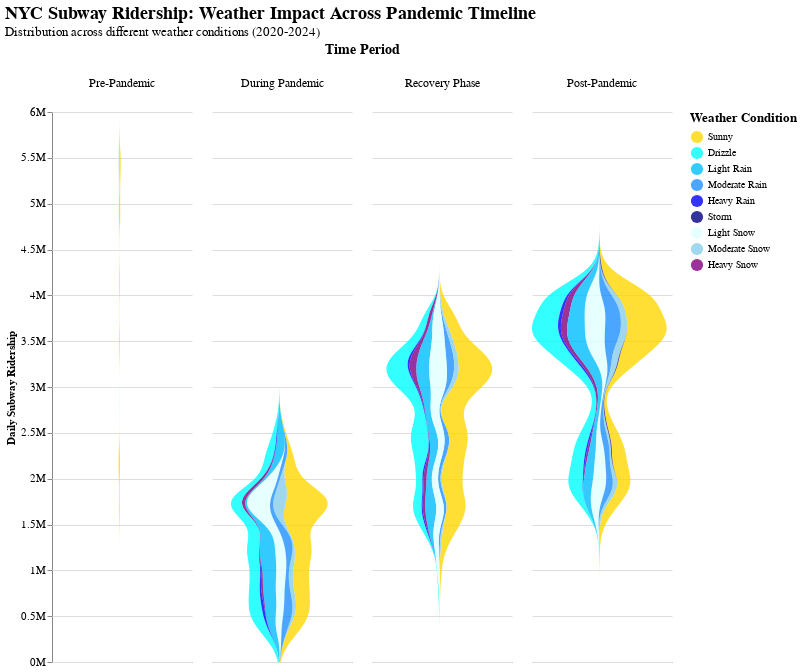

The cell this chart's notebook holds for it:
### Code cell
import altair as alt
import pandas as pd

alt.data_transformers.enable("vegafusion")

# Four Periods
def categorize_period(date):
    if date < pd.Timestamp('2020-03-15'):
        return 'Pre-Pandemic'
    elif date < pd.Timestamp('2021-07-01'):
        return 'During Pandemic'
    elif date < pd.Timestamp('2023-01-01'):
        return 'Recovery Phase'
    else:
        return 'Post-Pandemic'

df['period'] = df['date'].apply(categorize_period)

# Weather
def categorize_weather(row):
    precip = row['precipitation_sum']
    temp = row['temperature_2m_mean']

    if pd.isna(precip):
        return None
    if precip == 0:
        return 'Sunny'
    if temp < 0 and precip > 0:
        if precip < 5:
            return 'Light Snow'
        elif precip < 15:
            return 'Moderate Snow'
        else:
            return 'Heavy Snow'
    else:
        if precip <= 2:
            return 'Drizzle'
        elif precip <= 8:
            return 'Light Rain'
        elif precip <= 20:
            return 'Moderate Rain'
        elif precip <= 35:
            return 'Heavy Rain'
        else:
            return 'Storm'

df['weather_category'] = df.apply(categorize_weather, axis=1)

subway_weather = df[['subways_total_estimated_ridership', 'weather_category', 'period']].copy()
subway_weather = subway_weather.dropna()
subway_weather.rename(columns={'subways_total_estimated_ridership': 'Ridership'}, inplace=True)

chart = alt.Chart(subway_weather).transform_density(
    density='Ridership',
    bandwidth=150000,
    groupby=['weather_category', 'period'],
    extent=[0, 6000000],
    counts=True,
    steps=200
).mark_area(
    orient='horizontal',
    opacity=0.8,
    interpolate='monotone'
).encode(
    x=alt.X('density:Q', stack='center', impute=None, title=None,
            axis=alt.Axis(labels=False, values=[0], grid=False, ticks=False)),
    y=alt.Y('value:Q', title='Daily Subway Ridership',
            scale=alt.Scale(zero=False), axis=alt.Axis(format='~s', labelFontSize=11)),
    color=alt.Color('weather_category:N',
                    scale=alt.Scale(
                        domain=['Sunny', 'Drizzle', 'Light Rain', 'Moderate Rain',
                                'Heavy Rain', 'Storm', 'Light Snow', 'Moderate Snow', 'Heavy Snow'],
                        range=['gold', 'cyan', 'deepskyblue', 'dodgerblue', 'blue', 'navy', 'lightcyan', 'skyblue', 'purple']
                    ),
                    legend=alt.Legend(title='Weather Condition', orient='right', titleFontSize=13, labelFontSize=10, symbolSize=150)),
    column=alt.Column('period:N', title='Time Period',
                      header=alt.Header(labelAngle=0, labelAlign='center', titleFontSize=14, labelFontSize=12),
                      sort=['Pre-Pandemic', 'During Pandemic', 'Recovery Phase', 'Post-Pandemic']),
    tooltip=[
        alt.Tooltip('weather_category:N', title='Weather'),
        alt.Tooltip('period:N', title='Period'),
        alt.Tooltip('value:Q', title='Ridership', format=',.0f')
    ]
).properties(
    width=140,
    height=550,
    title={
        'text': 'NYC Subway Ridership: Weather Impact Across Pandemic Timeline',
        'subtitle': 'Distribution across different weather conditions (2020-2024)',
        'fontSize': 18,
        'subtitleFontSize': 13
    }
).configure_view(strokeWidth=0)

chart

### Figure 1 — Vega specification as saved in the notebook (floating-point values rounded to 4 significant figures; data arrays with more than 128 entries replaced by an {"elided": "..."} marker saying what was removed)
{"$schema": "https://vega.github.io/schema/vega/v5.json", "data": [{"name": "_server_source_0", "values": {"elided": "1676 records"}}, {"name": "source_0", "source": "_server_source_0", "transform": [{"type": "kde", "extent": [0, 6000000], "field": "Ridership", "bandwidth": 150000, "steps": 200, "counts": true, "resolve": "shared", "as": ["value", "density"], "groupby": ["weather_category", "period"]}, {"type": "formula", "expr": "datum[\"period\"]===\"Pre-Pandemic\" ? 0 : datum[\"period\"]===\"During Pandemic\" ? 1 : datum[\"period\"]===\"Recovery Phase\" ? 2 : datum[\"period\"]===\"Post-Pandemic\" ? 3 : 4", "as": "column_period_sort_index"}, {"type": "stack", "field": "density", "groupby": ["value", "period"], "sort": {"field": ["weather_category"], "order": ["ascending"]}, "as": ["density_start", "density_end"], "offset": "center"}]}, {"name": "column_domain", "source": "source_0", "transform": [{"type": "aggregate", "groupby": ["period"], "fields": ["column_period_sort_index"], "ops": ["max"], "as": ["column_period_sort_index"]}]}, {"name": "source_0_y_domain_value", "source": "source_0", "transform": [{"type": "formula", "expr": "+datum['value']", "as": "value"}, {"type": "aggregate", "groupby": [], "fields": ["value", "value"], "ops": ["min", "max"], "as": ["min", "max"]}]}], "signals": [{"name": "child_width", "value": 140}, {"name": "child_height", "value": 550}], "marks": [{"type": "group", "name": "column-title", "title": {"text": "Time Period", "style": "guide-title", "offset": 10, "fontSize": 14}, "role": "column-title"}, {"type": "group", "name": "row_header", "encode": {"update": {"height": {"signal": "child_height"}}}, "axes": [{"scale": "y", "format": "~s", "labelOverlap": true, "grid": false, "title": "Daily Subway Ridership", "orient": "left", "zindex": 0, "tickCount": {"signal": "ceil(child_height/40)"}, "labelFontSize": 11}], "role": "row-header"}, {"type": "group", "name": "column_header", "from": {"data": "column_domain"}, "sort": {"field": "datum[\"column_period_sort_index\"]", "order": "ascending"}, "encode": {"update": {"width": {"signal": "child_width"}}}, "title": {"text": {"signal": "isValid(parent[\"period\"]) ? parent[\"period\"] : \"\"+parent[\"period\"]"}, "style": "guide-label", "align": "center", "angle": 0, "fontSize": 12, "offset": 10, "baseline": "bottom", "frame": "group"}, "role": "column-header"}, {"type": "group", "name": "column_footer", "from": {"data": "column_domain"}, "sort": {"field": "datum[\"column_period_sort_index\"]", "order": "ascending"}, "encode": {"update": {"width": {"signal": "child_width"}}}, "axes": [{"scale": "x", "labelOverlap": true, "grid": false, "orient": "bottom", "values": [0], "zindex": 0, "ticks": false, "labels": false, "labelFlush": true}], "role": "column-footer"}, {"type": "group", "name": "cell", "from": {"facet": {"data": "source_0", "name": "facet", "groupby": ["period"], "aggregate": {"fields": ["column_period_sort_index"], "ops": ["max"], "as": ["column_period_sort_index"]}}}, "sort": {"field": ["datum[\"column_period_sort_index\"]"], "order": ["ascending"]}, "encode": {"update": {"width": {"signal": "child_width"}, "height": {"signal": "child_height"}}}, "marks": [{"type": "group", "name": "child_pathgroup", "from": {"facet": {"data": "facet", "name": "faceted_path_child_main", "groupby": ["weather_category"]}}, "encode": {"update": {"width": {"field": {"signal": null, "datum": null, "group": "width", "parent": null}}, "height": {"field": {"signal": null, "datum": null, "group": "height", "parent": null}}}}, "marks": [{"type": "area", "name": "child_marks", "from": {"data": "faceted_path_child_main"}, "sort": {"field": "y"}, "encode": {"update": {"orient": {"value": "horizontal"}, "fill": {"field": "weather_category", "scale": "color"}, "tooltip": {"signal": "{\"Weather\": isValid(datum[\"weather_category\"]) ? datum[\"weather_category\"] : \"\"+datum[\"weather_category\"], \"Period\": isValid(datum[\"period\"]) ? datum[\"period\"] : \"\"+datum[\"period\"], \"Ridership\": format(datum[\"value\"], \",.0f\")}"}, "y": {"field": "value", "scale": "y"}, "defined": {"signal": "isValid(datum[\"density\"]) && isFinite(+datum[\"density\"]) && isValid(datum[\"value\"]) && isFinite(+datum[\"value\"])"}, "opacity": {"value": 0.8}, "x": {"field": "density_end", "scale": "x"}, "interpolate": {"value": "monotone"}, "x2": {"field": "density_start", "scale": "x"}}}, "style": ["area"]}]}], "axes": [{"scale": "y", "tickCount": {"signal": "ceil(child_height/40)"}, "domain": false, "gridScale": "x", "minExtent": 0, "grid": true, "orient": "left", "maxExtent": 0, "labels": false, "aria": false, "ticks": false, "zindex": 0}], "style": "cell"}], "scales": [{"name": "x", "type": "linear", "domain": {"data": "source_0", "fields": ["density_start", "density_end"]}, "range": [0, {"signal": "child_width"}], "nice": true, "zero": true}, {"name": "y", "type": "linear", "domain": [{"signal": "(data(\"source_0_y_domain_value\")[0] || {}).min"}, {"signal": "(data(\"source_0_y_domain_value\")[0] || {}).max"}], "range": [{"signal": "child_height"}, 0], "nice": true, "zero": false}, {"name": "color", "type": "ordinal", "domain": ["Sunny", "Drizzle", "Light Rain", "Moderate Rain", "Heavy Rain", "Storm", "Light Snow", "Moderate Snow", "Heavy Snow"], "range": ["gold", "cyan", "deepskyblue", "dodgerblue", "blue", "navy", "lightcyan", "skyblue", "purple"]}], "title": {"text": "NYC Subway Ridership: Weather Impact Across Pandemic Timeline", "subtitleFontSize": 13, "subtitle": "Distribution across different weather conditions (2020-2024)", "fontSize": 18, "anchor": "start"}, "legends": [{"labelFontSize": 10, "orient": "right", "symbolSize": 150, "title": "Weather Condition", "titleFontSize": 13, "fill": "color", "symbolType": "circle", "encode": {"symbols": {"update": {"opacity": {"value": 0.8}}}}}], "layout": {"padding": 20, "offset": {"columnTitle": 10}, "columns": {"signal": "length(data('column_domain'))"}, "bounds": "full", "align": "all"}, "padding": 5, "background": "white", "config": {"style": {"cell": {"strokeWidth": 0}}}}
